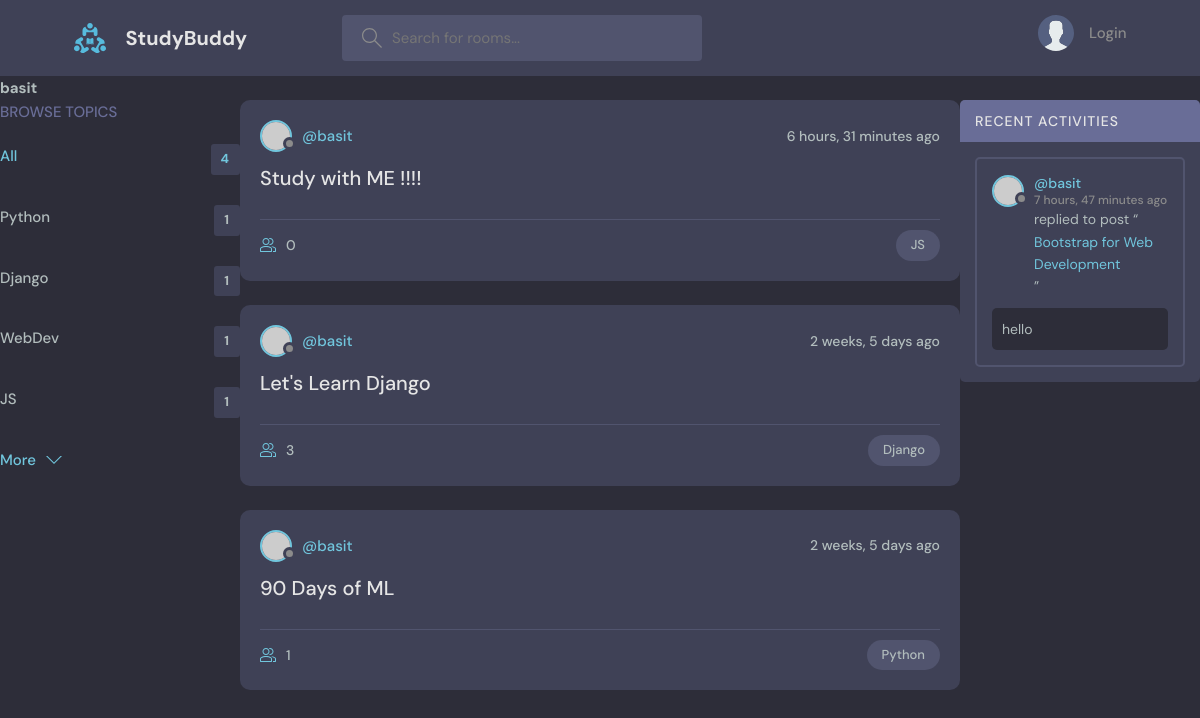
Page /profile/1/ on the committed database.
### base/models.py (models this page shows, shortened)
class Topic(models.Model):
    name = models.CharField(max_length=200)

class Room(models.Model):
    host = models.ForeignKey(User, on_delete=models.SET_NULL, null=True)
    topic = models.ForeignKey(Topic, on_delete=models.SET_NULL, null=True)
    name = models.CharField(max_length=200)
    description = models.TextField(null=True, blank = True)
    participants = models.ManyToManyField(User, related_name='participants', blank=True)
    updated = models.DateTimeField(auto_now=True)
    created = models.DateTimeField(auto_now_add=True)
    class Meta:
        ordering = ['-updated','-created']
    def __str__(self):
        return self.name

class Message(models.Model):
    user = models.ForeignKey(User, on_delete=models.CASCADE)
    room = models.ForeignKey(Room, on_delete=models.CASCADE)
    body = models.TextField()
    updated = models.DateTimeField(auto_now=True)
    created = models.DateTimeField(auto_now_add=True)
    class Meta:
        ordering = ['-updated','-created']
    def __str__(self):
        return self.body[0:50]

### base/views.py (the view)
# urls.py: path('profile/<str:pk>/',views.userProfile, name="user-profile"),
def userProfile(request, pk):
    user = User.objects.get(id=pk)
    rooms = user.room_set.all()
    room_messages = user.message_set.all()
    topics = Topic.objects.all()
    context = {'user': user, "rooms": rooms, "room_messages": room_messages, "topics":topics}
    return render(request,'base/profile.html',context)

### base/templates/base/profile.html (shortened to what this page needs)
{% extends 'main.html' %}
{% block content %}
<h1>{{user.username}}</h1>
<div class="profile-container">
    <div>
        {% include 'base/topics_component.html' %}
    </div>
    <div>
        {% include 'base/feed_component.html' %}
    </div>
    <div>
        {% include 'base/activity_component.html' %}
    </div>
</div>
{% endblock content %}

### base/templates/base/topics_component.html
<div class="topics">
  <div class="topics__header">
    <h2>Browse Topics</h2>
  </div>
  <ul class="topics__list">
    <li>
      <a href="{% url 'home' %}" class="active">All <span>{{topics.count}}</span></a>
    </li>
    {% for topic in topics %}
    <li>
      <a href="{% url 'home' %}?q={{topic.name}}">{{topic.name}} <span>{{topic.room_set.all.count}}</span></a>
    </li>
    {% endfor %}
  </ul>
  <a class="btn btn--link" href="topics.html">
    More
    <svg
      version="1.1"
      xmlns="http://www.w3.org/2000/svg"
      width="32"
      height="32"
      viewBox="0 0 32 32"
    >
      <title>chevron-down</title>
      <path d="M16 21l-13-13h-3l16 16 16-16h-3l-13 13z"></path>
    </svg>
  </a>
</div>

### base/templates/base/feed_component.html (shortened to what this page needs)
{% for room in rooms %}
<div class="roomListRoom">
    <div class="roomListRoom__header">
      <a href="{% url 'user-profile' room.host.id %}" class="roomListRoom__author">
        <div class="avatar avatar--small">
          <img src="https://randomuser.me/api/portraits/women/11.jpg" />
        </div>
        <span>@{{room.host.username}}</span>
      </a>
      <div class="roomListRoom__actions">
        <span>{{room.created|timesince}} ago</span>
      </div>
    </div>
    <div class="roomListRoom__content">
      <a href="{% url 'room' room.id %}">{{room.name}}</a>
    </div>
    <div class="roomListRoom__meta">
      <a href="{% url 'room' room.id %}" class="roomListRoom__joined">
        {{room.participants.all.count}}
      </a>
      <p class="roomListRoom__topic">{{room.topic.name}}</p>
    </div>
</div>
{% endfor %}

### base/templates/base/activity_component.html (shortened to what this page needs)
<div class="activities">
  <div class="activities__header">
    <h2>Recent Activities</h2>
  </div>
  {% for message in room_messages %}
  <div class="activities__box">
    <div class="activities__boxHeader roomListRoom__header">
      <a href="{% url 'user-profile' message.user.id %}" class="roomListRoom__author">
        <div class="avatar avatar--small">
          <img src="https://randomuser.me/api/portraits/women/11.jpg" />
        </div>
        <p>
          @{{message.user}}
          <span>{{message.created|timesince}} ago</span>
        </p>
      </a>
    </div>
    <div class="activities__boxContent">
      <p>replied to post “<a href="{% url 'room' message.room.id %}">{{message.room}}</a>”</p>
      <div class="activities__boxRoomContent">
        {{message}}
      </div>
    </div>
  </div>
  {% endfor %}
</div>

### static/styles/style.css (style rules this page uses)
:root { --color-main: #71c6dd; --color-main-light: #e1f6fb; --color-dark: #3f4156; --color-dark-medium: #51546e; --color-dark-light: #696d97; --color-light: #e5e5e5; --color-gray: #8b8b8b; --color-light-gray: #b2bdbd; --color-bg: #2d2d39; --color-success: #5dd693; --color-error: #fc4b0b; }
* { font-family: "DM Sans", -apple-system, BlinkMacSystemFont, "Segoe UI", Roboto, Oxygen, Ubuntu, Cantarell, "Open Sans", "Helvetica Neue", sans-serif; margin: 0; padding: 0; box-sizing: border-box; text-rendering: optimizeLegibility; font-size: inherit; }
html { font-size: 56.25%; }
@media only screen and (min-width: 1200px) { html { font-size: 62.5%; } }
body { line-height: 1.6; font-weight: 400; font-size: 1.5rem; color: var(--color-light-gray); background-color: var(--color-bg); min-height: 100vh; }
img { width: 100%; }
a { display: inline-block; color: var(--color-main); text-decoration: none; }
.btn { background-color: transparent; border: none; display: inline-flex; align-items: center; gap: 1rem; cursor: pointer; transition: all ease-in-out 0.3s; padding: 1rem 2rem; border-radius: 5px; box-shadow: 1px 1px 3px 1px rgba(0, 0, 0, 0.15); font-weight: 500; }
.btn--link { border-radius: 0; padding: 0; color: var(--color-main); box-shadow: none; }
.btn > svg { fill: currentColor; width: 1.6rem; height: 1.6rem; }
.avatar { position: relative; display: inline-block; border-radius: 50%; border: 2px solid var(--color-main); }
.avatar img { display: block; border-radius: 50%; object-fit: cover; object-position: center; }
.avatar::after { content: ""; display: block; position: absolute; background-color: var(--color-gray); z-index: 111; border-radius: 50%; border: 0.3rem solid var(--color-dark); }
.avatar.avatar--small img { width: 2.8rem; height: 2.8rem; }
.avatar.avatar--small:after { width: 0.7rem; height: 0.7rem; bottom: 0px; right: -6px; }
.topics__header { margin-bottom: 2rem; }
.topics__header h2 { text-transform: uppercase; font-weight: 500; color: var(--color-dark-light); }
.topics__list { list-style: none; }
.topics__list li a { display: flex; justify-content: space-between; margin-bottom: 3rem; font-weight: 500; color: var(--color-light-gray); transition: all 0.3s ease-in-out; }
.topics__list li a.active, .topics__list li a:hover { color: var(--color-main); }
.topics__list li a span { padding: 0.5rem 1rem; background-color: var(--color-dark); border-radius: 3px; font-size: 1.3rem; font-weight: 700; letter-spacing: 1px; }
.roomListRoom { margin-bottom: 2.4rem; background-color: var(--color-dark); border-radius: 1rem; padding: 2rem; }
.roomListRoom__header { display: flex; justify-content: space-between; align-items: center; }
.roomListRoom__author { font-weight: 500; display: flex; align-items: center; gap: 1rem; }
.roomListRoom__actions { display: flex; align-items: flex-start; gap: 1rem; position: relative; }
.roomListRoom__actions span { font-size: 1.4rem; font-weight: 500; }
.roomListRoom__content { margin: 1rem 0; }
.roomListRoom__content a { font-size: 2rem; font-weight: 500; margin-bottom: 1.5rem; color: var(--color-light); transition: all 0.3s ease-in-out; }
.roomListRoom__meta { border-top: 1px solid var(--color-dark-medium); padding-top: 1rem; display: flex; align-items: center; justify-content: space-between; }
.roomListRoom__joined { color: var(--color-light-gray); display: flex; align-items: center; gap: 1rem; font-size: 1.4rem; font-weight: 500; }
.roomListRoom__joined svg { fill: var(--color-main); width: 1.6rem; height: 1.6rem; }
.roomListRoom__topic { padding: 5px 1.5rem; background-color: var(--color-dark-medium); border-radius: 5rem; font-weight: 500; font-size: 1.3rem; }
.activities { background: var(--color-dark); border-radius: 5px; overflow: hidden; }
.activities__header h2 { background-color: var(--color-dark-light); text-transform: uppercase; font-weight: 500; padding: 1rem 1.5rem; color: var(--color-light); letter-spacing: 1px; font-size: 1.4rem; }
.activities__box { margin: 1.5rem; padding: 1.5rem; border: 2px solid var(--color-dark-medium); border-radius: 5px; }
.activities__boxHeader p { font-size: 1.4rem; line-height: 1.3; }
.activities__boxHeader p span { color: var(--color-gray); font-size: 1.2rem; display: block; }
.activities__boxContent { margin-left: 4.2rem; }
.activities__boxContent { font-size: 1.4rem; }
.activities__boxRoomContent { background: var(--color-bg); padding: 1rem; border-radius: 5px; margin-top: 1rem; margin-left: -4.2rem; }

### rows in the picture
Topic: name "Python", room_set.all.count "1"
Topic: name "Django", room_set.all.count "1"
Topic: name "WebDev", room_set.all.count "1"
Topic: name "JS", room_set.all.count "1"
Room: host.username "basit", created "6 hours, 31 minutes", name "Study with ME !!!!", participants.all.count "0", topic.name "JS"
Room: host.username "basit", created "2 weeks, 5 days", name "Let's Learn Django", participants.all.count "3", topic.name "Django"
Room: host.username "basit", created "2 weeks, 5 days", name "90 Days of ML", participants.all.count "1", topic.name "Python"
Message: user "basit", created "7 hours, 47 minutes", room "Bootstrap for Web Development", body "hello"

### other values in the picture
{{ user.username }} "basit"
{{ topics.count }} "4"
